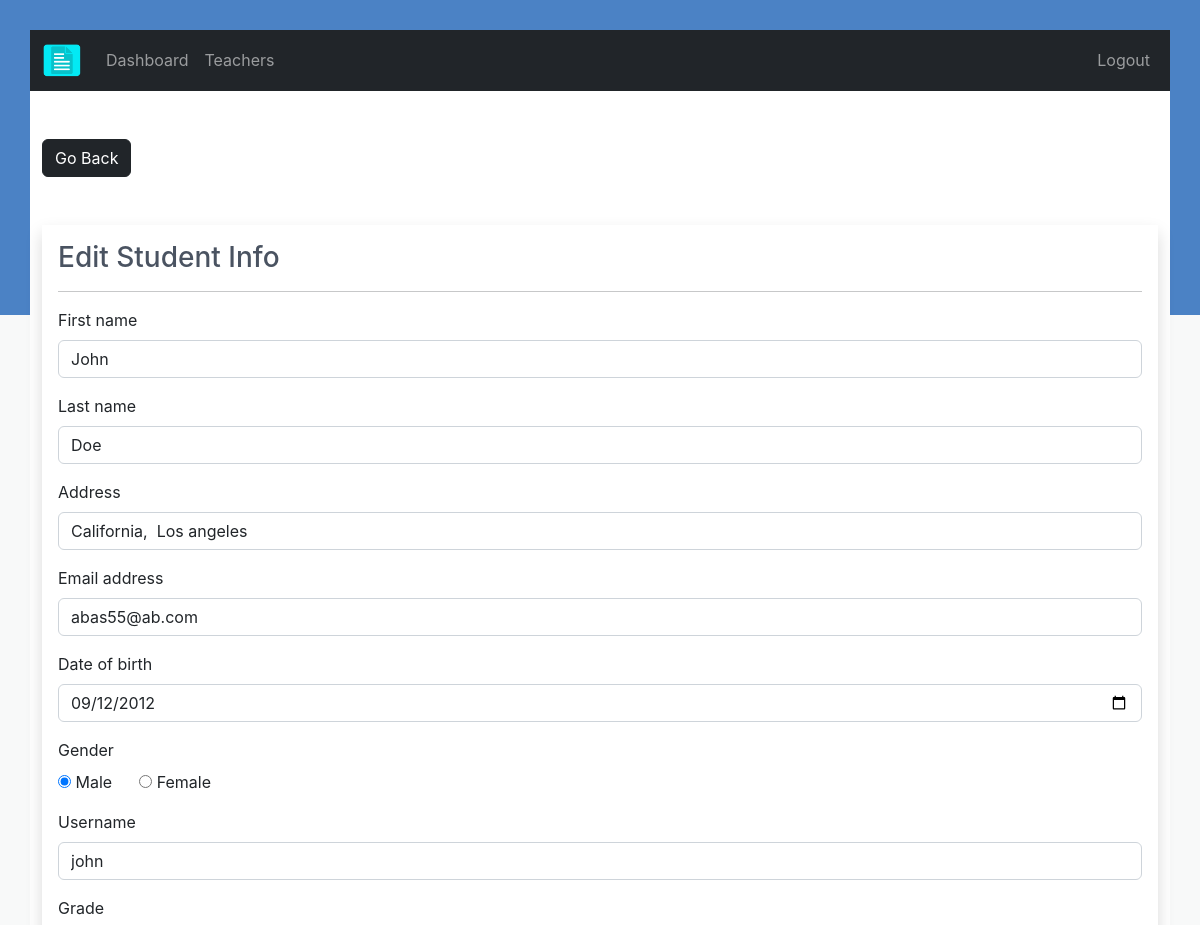
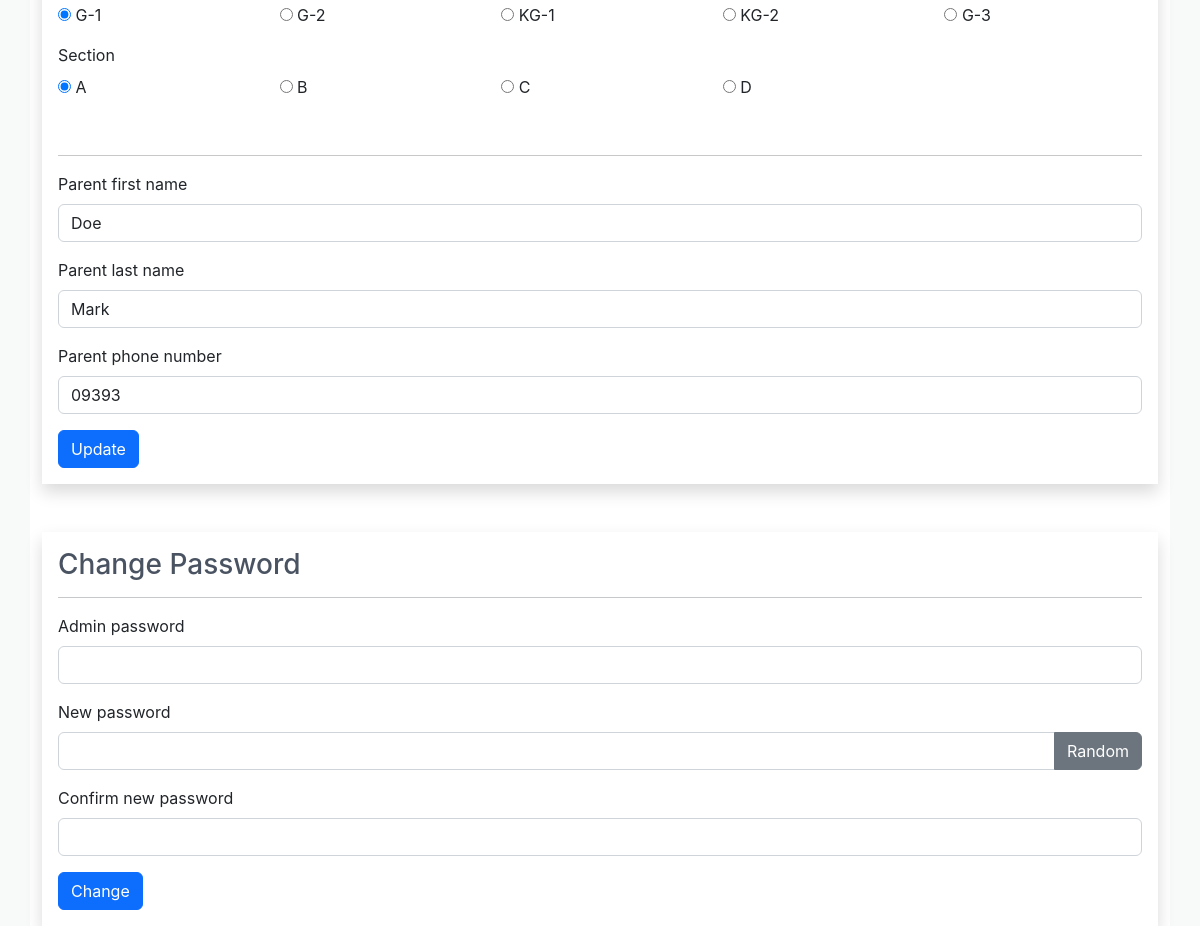
The page /Admin/student-edit.php?student_id=1 (signed in) on the database its author committed (2 pictures, top to bottom).
### tables this page shows
CREATE TABLE `students` (
  `student_id` int(11) NOT NULL,
  `username` varchar(127) NOT NULL,
  `password` varchar(255) NOT NULL,
  `fname` varchar(127) NOT NULL,
  `lname` varchar(255) NOT NULL,
  `grade` int(11) NOT NULL,
  `section` int(11) NOT NULL,
  `address` varchar(31) NOT NULL,
  `gender` varchar(7) NOT NULL,
  `email_address` varchar(255) NOT NULL,
  `date_of_birth` date NOT NULL,
  `date_of_joined` timestamp NULL DEFAULT current_timestamp(),
  `parent_fname` varchar(127) NOT NULL,
  `parent_lname` varchar(127) NOT NULL,
  `parent_phone_number` varchar(31) NOT NULL
);

CREATE TABLE `grades` (
  `grade_id` int(11) NOT NULL,
  `grade` varchar(31) NOT NULL,
  `grade_code` varchar(7) NOT NULL
);

CREATE TABLE `section` (
  `section_id` int(11) NOT NULL,
  `section` varchar(7) NOT NULL
);

### Admin/data/student.php (called while the page is built, shortened)
<?php
function getStudentById($id, $conn){
   $sql = "SELECT * FROM students
           WHERE student_id=?";
   $stmt = $conn->prepare($sql);
   $stmt->execute([$id]);
   if ($stmt->rowCount() == 1) {
     $student = $stmt->fetch();
     return $student;
   }else {
    return 0;
   }
}

### Admin/data/grade.php (called while the page is built, shortened)
<?php
function getAllGrades($conn){
   $sql = "SELECT * FROM grades";
   $stmt = $conn->prepare($sql);
   $stmt->execute();
   if ($stmt->rowCount() >= 1) {
     $grades = $stmt->fetchAll();
     return $grades;
   }else {
    return 0;
   }
}

### Admin/data/section.php (called while the page is built, shortened)
<?php
function getAllSections($conn){
   $sql = "SELECT * FROM section";
   $stmt = $conn->prepare($sql);
   $stmt->execute();
   if ($stmt->rowCount() >= 1) {
     $sections = $stmt->fetchAll();
     return $sections;
   }else {
    return 0;
   }
}

### Admin/student-edit.php (the view, shortened to what this page needs)
<?php
if (isset($_SESSION['admin_id']) &&
    isset($_SESSION['role'])     &&
    isset($_GET['student_id'])) {
    if ($_SESSION['role'] == 'Admin') {
       include "../DB_connection.php";
       include "data/grade.php";
       include "data/student.php";
       include "data/section.php";
       $grades = getAllGrades($conn);
       $sections = getAllsections($conn);
       $student_id = $_GET['student_id'];
       $student = getStudentById($student_id, $conn);
 ?>
<!DOCTYPE html>
<html lang="en">
<head>
	<link rel="stylesheet" href="https://cdn.jsdelivr.net/npm/bootstrap@5.2.0/dist/css/bootstrap.min.css">
	<link rel="stylesheet" href="../css/style.css">
  <link rel="stylesheet" href="https://cdnjs.cloudflare.com/ajax/libs/font-awesome/4.7.0/css/font-awesome.min.css">
</head>
<body>
    <?php
        include "../Student/inc/navbar.php";
     ?>
     <div class="container mt-5">
        <a href="student.php"
           class="btn btn-dark">Go Back</a>
        <form method="post"
              class="shadow p-3 mt-5 form-w"
              action="req/student-edit.php">
        <h3>Edit Student Info</h3><hr>
        <div class="mb-3">
          <label class="form-label">First name</label>
          <input type="text"
                 class="form-control"
                 value="<?=$student['fname']?>"
                 name="fname">
        </div>
        <div class="mb-3">
          <label class="form-label">Last name</label>
          <input type="text"
                 class="form-control"
                 value="<?=$student['lname']?>"
                 name="lname">
        </div>
        <div class="mb-3">
          <label class="form-label">Address</label>
          <input type="text"
                 class="form-control"
                 value="<?=$student['address']?>"
                 name="address">
        </div>
        <div class="mb-3">
          <label class="form-label">Email address</label>
          <input type="text"
                 class="form-control"
                 value="<?=$student['email_address']?>"
                 name="email_address">
        </div>
        <div class="mb-3">
          <label class="form-label">Date of birth</label>
          <input type="date"
                 class="form-control"
                 value="<?=$student['date_of_birth']?>"
                 name="date_of_birth">
        </div>
        <div class="mb-3">
          <label class="form-label">Gender</label><br>
          <input type="radio"
                 value="Male"
                 <?php if($student['gender'] == 'Male') echo 'checked';  ?>
                 name="gender"> Male
                 &nbsp;&nbsp;&nbsp;&nbsp;
          <input type="radio"
                 value="Female"
                 <?php if($student['gender'] == 'Female') echo 'checked';  ?>
                 name="gender"> Female
        </div>
        <div class="mb-3">
          <label class="form-label">Username</label>
          <input type="text"
                 class="form-control"
                 value="<?=$student['username']?>"
                 name="username">
        </div>
        <div class="mb-3">
          <label class="form-label">Grade</label>
          <div class="row row-cols-5">
            <?php
            $grade_ids = str_split(trim($student['grade']));
            foreach ($grades as $grade){
              $checked =0;
              foreach ($grade_ids as $grade_id ) {
                if ($grade_id == $grade['grade_id']) {
                   $checked =1;
                }
              }
            ?>
            <div class="col">
              <input type="radio"
                     name="grade"
                     <?php if($checked) echo "checked"; ?>
                     value="<?=$grade['grade_id']?>">
                     <?=$grade['grade_code']?>-<?=$grade['grade']?>
            </div>
            <?php } ?>
          </div>
        </div>
        <div class="mb-3">
          <label class="form-label">Section</label>
          <div class="row row-cols-5">
            <?php
            $section_ids = str_split(trim($student['section']));
            foreach ($sections as $section){
              $checked =0;
              foreach ($section_ids as $section_id ) {
                if ($section_id == $section['section_id']) {
                   $checked =1;
                }
              }
            ?>
            <div class="col">
              <input type="radio"
                     name="section"
                     <?php if($checked) echo "checked"; ?>
                     value="<?=$section['section_id']?>">
                     <?=$section['section']?>
            </div>
            <?php } ?>
          </div>
        </div>
        <br><hr>
        <div class="mb-3">
          <label class="form-label">Parent first name</label>
          <input type="text"
                 class="form-control"
                 value="<?=$student['parent_fname']?>"
                 name="parent_fname">
        </div>
        <div class="mb-3">
          <label class="form-label">Parent last name</label>
          <input type="text"
                 class="form-control"
                 value="<?=$student['parent_lname']?>"
                 name="parent_lname">
        </div>
        <div class="mb-3">
          <label class="form-label">Parent phone number</label>
          <input type="text"
                 class="form-control"
                 value="<?=$student['parent_phone_number']?>"
                 name="parent_phone_number">
        </div>
      <button type="submit"
              class="btn btn-primary">
              Update</button>
     </form>
     <form method="post"
              class="shadow p-3 my-5 form-w"
              action="req/student-change.php"
              id="change_password">
        <h3>Change Password</h3><hr>
       <div class="mb-3">
            <div class="mb-3">
            <label class="form-label">Admin password</label>
                <input type="password"
                       class="form-control"
                       name="admin_pass">
          </div>
            <label class="form-label">New password </label>
            <div class="input-group mb-3">
                <input type="text"
                       class="form-control"
                       name="new_pass"
                       id="passInput">
                <button class="btn btn-secondary"
                        id="gBtn">
                        Random</button>
            </div>
          </div>
          <div class="mb-3">
            <label class="form-label">Confirm new password  </label>
                <input type="text"
                       class="form-control"
                       name="c_new_pass"
                       id="passInput2">
          </div>
          <button type="submit"
              class="btn btn-primary">
              Change</button>
        </form>
     </div>
</body>
</html>
<?php
  }else {
    header("Location: student.php");
    exit;
  }
}else {
	header("Location: student.php");
	exit;
}
?>

### css/style.css (style rules this page uses)
* { box-sizing: border-box; font-family: -apple-system, BlinkMacSystemFont, "segoe ui", roboto, oxygen, ubuntu, cantarell, "fira sans", "droid sans", "helvetica neue", Arial, sans-serif; font-size: 16px; }
html { margin: 0; background: #f8f9f9 linear-gradient(0deg, #f8f9f9 0%, #f8f9f9 83%, #4b82c5 83%, #4b82c5 100%) no-repeat; padding: 30px; height: 100%; }
h1, h2, h3, h4, h5 { color: #4a5361; margin: 0; padding: 0; }

### rows shown on the page
students: fname "John", lname "Doe", address "California, Los angeles", email_address "abas55@ab.com", date_of_birth "09/12/2012", gender "☑", username "john", grade "☑", section "☑", parent_fname "Doe", parent_lname "Mark", parent_phone_number "09393"
grades: grade_code "G", grade "1"
grades: grade_code "G", grade "2"
grades: grade_code "KG", grade "1"
grades: grade_code "KG", grade "2"
grades: grade_code "G", grade "3"
section: section "A"
section: section "B"
section: section "C"
section: section "D"
